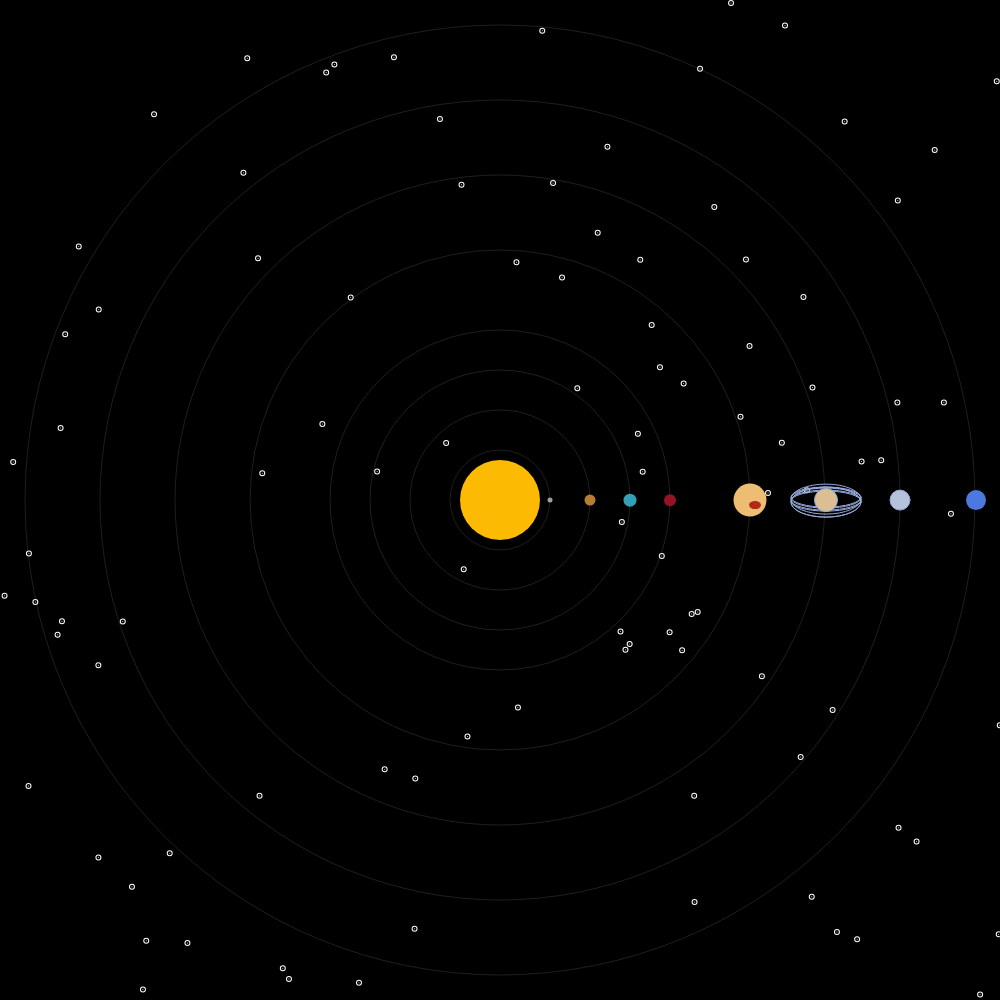
Frame 1 (no input)
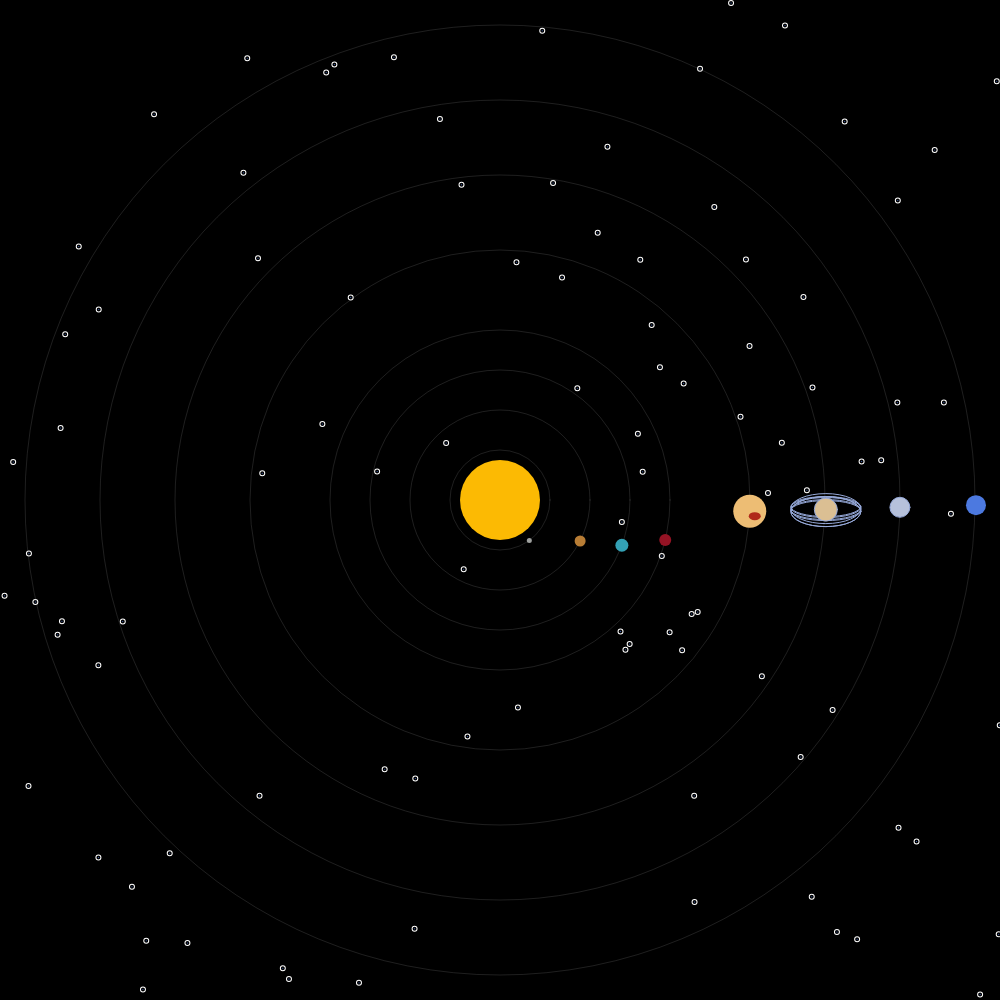
Frame 60 (no input)
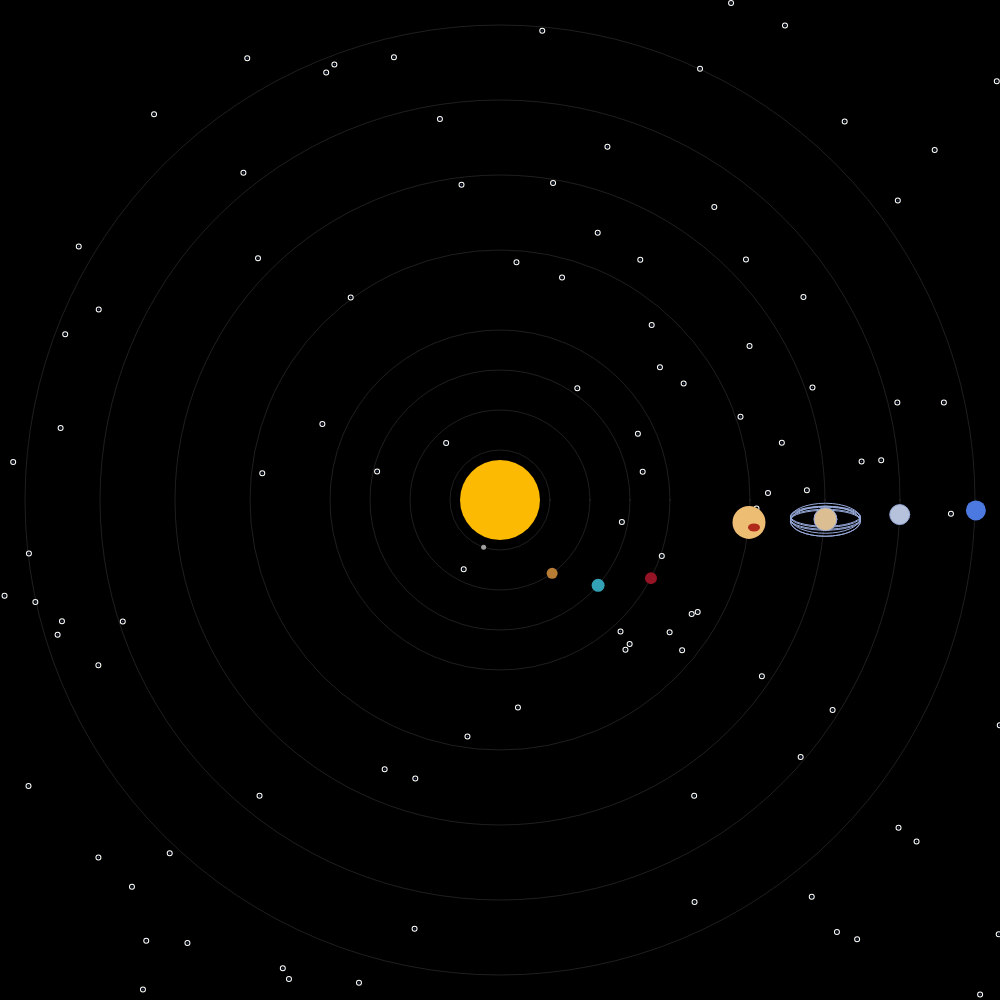
Frame 120 (the mouse pressed at the canvas centre since frame 60)

The p5.js sketch that drew these frames (run headless with seeded random() and noise() and a simulated clock; from frame 60 on, the mouse is pressed at the canvas centre):

// p5.js sketch
// ── sketch.js
var orbitCenterX = 500;
var orbitCenterY = 500;
var orbitRadius = 10;
var angle = 0;
var speed = 0.001;

var length = 1;
let pg;
var s = [];

var r;
var g;
var b;

function setup() {
  createCanvas(1000, 1000);

  for (var i = 0; i < 100; i += 4) {
    for (var j = 0; j < 100; j += 4) {
      push();
      //translate(width / 2, height / 2);
      //rotate(0.5);
      s.push(new Star(i, j));
      pop();
    }
  }
}

function draw() {
  //basic stuff
  background(0);
  for (var i = 0; i < 100; i++) {
    s[i].display();
  }
  noStroke();
  noFill();
  strokeWeight(0.2);
  stroke(158, 158, 158);
  ellipse(orbitCenterX, orbitCenterY, 100, 100); //mercury orbit
  ellipse(orbitCenterX, orbitCenterY, 180, 180); //venus orbit
  ellipse(orbitCenterX, orbitCenterY, 260, 260); //earth orbit
  ellipse(orbitCenterX, orbitCenterY, 340, 340); // mars orbit
  ellipse(orbitCenterX, orbitCenterY, 500, 500); // jupiter orbit
  ellipse(orbitCenterX, orbitCenterY, 650, 650); //saturn orbit
  ellipse(orbitCenterX, orbitCenterY, 800, 800); //uranus orbit
  ellipse(orbitCenterX, orbitCenterY, 950, 950); //neptune orbit

  noStroke();
  fill(252, 186, 3);
  ellipse(orbitCenterX, orbitCenterY, 80, 80);

  r = random(255);
  g = random(255);
  b = random(255);

  mercury();
  venus();
  earth();
  mars();
  jupiter();
  saturn();
  uranus();
  neptune();

  //asteroids();
}

function mercury() {
  fill(159, 161, 159);
  for (var i = 1; i < 2; i++) {
    var x = orbitCenterX + (orbitRadius + i * 40) * cos(2 * angle * i);
    var y = orbitCenterY + (orbitRadius + i * 40) * sin(2 * angle * i);

    ellipse(x, y, 5, 5);
  }
  angle += speed;
}
function venus() {
  fill(184, 125, 53);
  for (var i = 2; i < 3; i++) {
    var x = orbitCenterX + (orbitRadius + i * 40) * cos((1 / 2) * angle * i);
    var y = orbitCenterY + (orbitRadius + i * 40) * sin((1 / 2) * angle * i);

    ellipse(x, y, 11, 11);
    angle += speed;
  }
}
function earth() {
  fill(51, 161, 181);
  for (var i = 3; i < 4; i++) {
    var x = orbitCenterX + (orbitRadius + i * 40) * cos((1 / 4) * angle * i);
    var y = orbitCenterY + (orbitRadius + i * 40) * sin((1 / 4) * angle * i);

    ellipse(x, y, 13, 13);
    angle += speed;
  }
}
function mars() {
  fill(148, 19, 36);
  for (var i = 4; i < 5; i++) {
    var x = orbitCenterX + (orbitRadius + i * 40) * cos((1 / 8) * angle * i);
    var y = orbitCenterY + (orbitRadius + i * 40) * sin((1 / 8) * angle * i);

    ellipse(x, y, 12, 12);
    angle += speed;
  }
}
function jupiter() {
  fill(237, 189, 116);
  for (var i = 6; i < 7; i++) {
    var x = orbitCenterX + (orbitRadius + i * 40) * cos((1 / 64) * angle * i);
    var y = orbitCenterY + (orbitRadius + i * 40) * sin((1 / 64) * angle * i);

    ellipse(x, y, 33, 33);
    fill(176, 41, 26);
    ellipse(x + 5, y + 5, 12, 8);
    angle += speed;
  }
}
function saturn() {
  for (var i = 7.9; i < 8.9; i++) {
    var x = orbitCenterX + (orbitRadius + i * 40) * cos((1 / 128) * angle * i);
    var y = orbitCenterY + (orbitRadius + i * 40) * sin((1 / 128) * angle * i);

    noFill();
    strokeWeight(1);
    stroke(150, 169, 217);
    ellipse(x, y, 70, 20);
    ellipse(x, y + 1, 70, 20);
    ellipse(x, y - 1, 70, 30);
    ellipse(x, y - 2, 70, 20);
    ellipse(x, y + 2, 70, 30);
    ellipse(x, y - 3, 70, 20);
    ellipse(x, y + 2, 70, 30);

    fill(219, 191, 147);
    ellipse(x, y, 23, 23);
    angle += speed;
  }
}
function uranus() {
  fill(182, 193, 219);
  for (var i = 9.75; i < 10.75; i++) {
    var x = orbitCenterX + (orbitRadius + i * 40) * cos((1 / 256) * angle * i);
    var y = orbitCenterY + (orbitRadius + i * 40) * sin((1 / 256) * angle * i);

    ellipse(x, y, 20, 20);
    angle += speed;
  }
}
function neptune() {
  noStroke();
  fill(76, 121, 224);
  for (var i = 11.65; i < 12.65; i++) {
    var x = orbitCenterX + (orbitRadius + i * 40) * cos((1 / 512) * angle * i);
    var y = orbitCenterY + (orbitRadius + i * 40) * sin((1 / 512) * angle * i);

    ellipse(x, y, 20, 20);
    angle += speed;
  }
}

//stars in the background
class Star {
  constructor(x, y) {
    this.x = random(width);
    this.y = random(height);
  }

  display() {
    strokeWeight(5);
    stroke(255);
    beginShape();
    push();
    ellipse(this.x, this.y, 1, 1);
    pop();
    endShape();
  }
}
